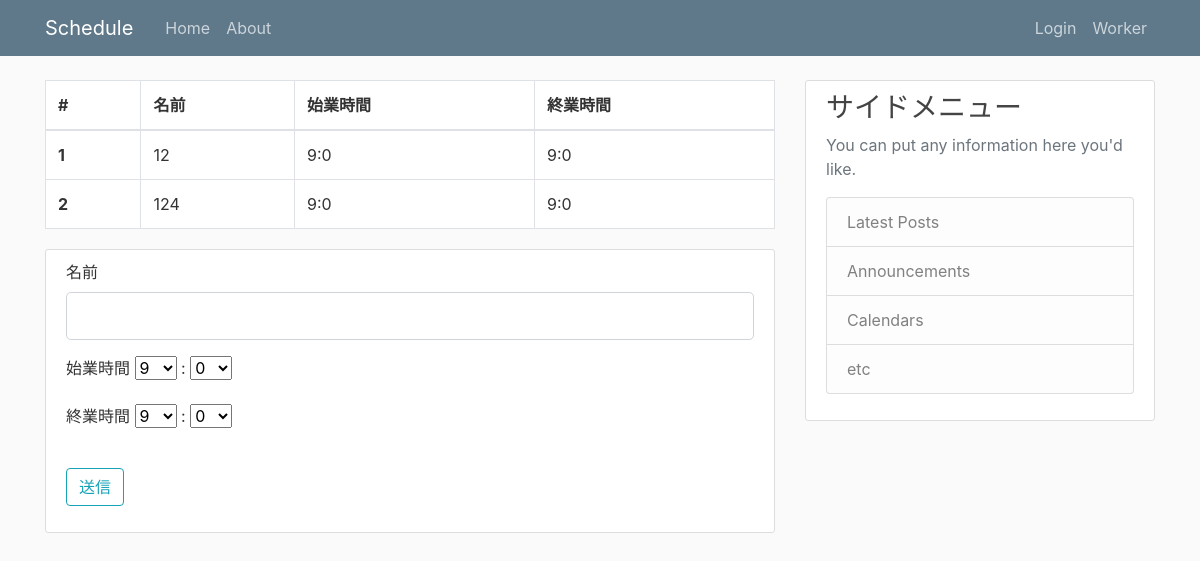
/worker, run on an earlier commit of the app's database.
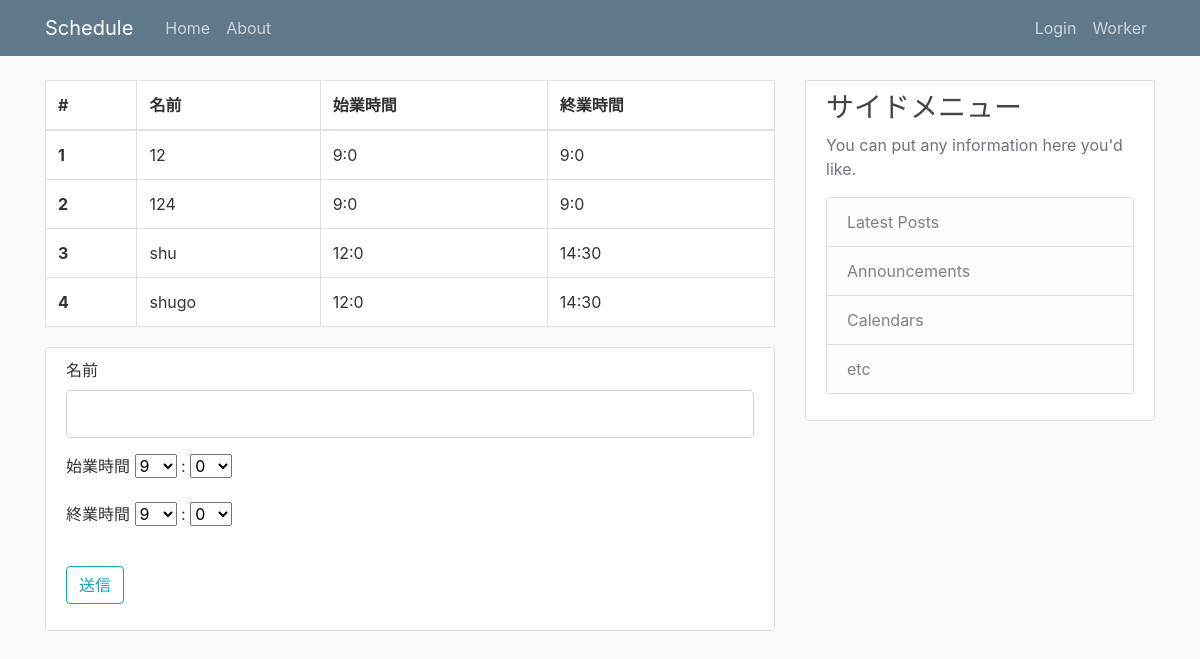
And on a later commit of the database.
### flask_schedule/models.py (models this page shows, shortened)
class Worker(db.Model):
  id = db.Column(db.Integer, primary_key=True)
  workername = db.Column(db.String(20), unique=True, nullable=False)
  starttime = db.Column(db.String(10))
  endtime = db.Column(db.String(10))
  workerweight = db.Column(db.String(3))

### flask_schedule/routes.py (the view, shortened to what this page needs)
@app.route('/worker', methods=['GET', 'POST'])
def worker():
  workers = Worker.query.all()
  form = WorkerForm()
  hour = hourlist
  minutes = minuteslist
  form.starttime_hour.choices = hourlist
  form.starttime_minutes.choices = minuteslist
  form.endtime_hour.choices = hourlist
  form.endtime_minutes.choices = minuteslist
  if request.method == "GET":
    return render_template('worker.html',form=form,workers=workers)

### flask_schedule/forms.py
class WorkerForm(FlaskForm):
  workername = StringField('名前',validators=[DataRequired(), Length(min=2, max=20)])
  starttime_hour = SelectField('始業時間',validators=[DataRequired()])
  starttime_minutes = SelectField(':',validators=[DataRequired()])
  endtime_hour = SelectField('終業時間',validators=[DataRequired()])
  endtime_minutes = SelectField(':',validators=[DataRequired()])
  submit = SubmitField('送信')

### flask_schedule/templates/worker.html (shortened to what this page needs)
{% extends "layout.html" %}
{% block content %}
  <table class="table table-bordered content-section">
    <thead>
      <tr>
        <th scope="col">#</th>
        <th scope="col">名前</th>
        <th scope="col">始業時間</th>
        <th scope="col">終業時間</th>
      </tr>
    </thead>
    <tbody>
      {% for worker in workers %}
      <tr>
        <th scope="row">{{ worker.id }}</th>
        <td>{{ worker.workername }}</td>
        <td>{{ worker.starttime }}</td>
        <td>{{ worker.endtime }}</td>
      </tr>
      {% endfor %}
    </tbody>
  </table>
  <div class="content-section">
    <form method="POST" action="">
      <div class="form-group">
        <fieldset class="form-group">
          <div class="form-group">
            {{ form.workername.label(class="form-control-label")}}
            {{ form.workername(class="form-control form-control-lg") }}
          </div>
          <div class="form-group">
            {{ form.starttime_hour.label()}}
            {{ form.starttime_hour() }}
            {{ form.starttime_minutes.label()}}
            {{ form.starttime_minutes() }}
          </div>
          <div class="form-group">
            {{ form.endtime_hour.label()}}
            {{ form.endtime_hour() }}
            {{ form.endtime_minutes.label()}}
            {{ form.endtime_minutes() }}
          </div>
        </fieldset>
      </div>
      <div class="form-group">
        {{ form.submit(class="btn btn-outline-info") }}
      </div>
    </form>
  </div>
{% endblock %}

### flask_schedule/templates/layout.html (shortened to what this page needs)
<!DOCTYPE html>
<html lang="en">
<head>
    <link rel="stylesheet" href="https://stackpath.bootstrapcdn.com/bootstrap/4.1.3/css/bootstrap.min.css">
    <link rel="stylesheet" type="text/css" href="{{ url_for('static', filename='main.css') }}">
</head>
<body>
  <header class="site-header">
    <nav class="navbar navbar-expand-md navbar-dark bg-steel fixed-top">
      <div class="container">
        <a class="navbar-brand mr-4" href="/">Schedule</a>
        <div class="collapse navbar-collapse" id="navbarToggle">
          <div class="navbar-nav mr-auto">
            <a class="nav-item nav-link" href="{{ url_for('hello') }}">Home</a>
            <a class="nav-item nav-link" href="{{ url_for('hello') }}">About</a>
          </div>
          <div class="navbar-nav">
            <a class="nav-item nav-link" href="{{ url_for('hello') }}">Login</a>
            <a class="nav-item nav-link" href="{{ url_for('worker') }}">Worker</a>
          </div>
        </div>
      </div>
    </nav>
  </header>
  <main role="main" class="container">
    <div class="row">
      <div class="col-md-8">
        {% block content %}{% endblock %}
      </div>
      <div class="col-md-4">
        <div class="content-section">
          <h3>サイドメニュー</h3>
          <p class='text-muted'>You can put any information here you'd like.
            <ul class="list-group">
              <li class="list-group-item list-group-item-light">Latest Posts</li>
              <li class="list-group-item list-group-item-light">Announcements</li>
              <li class="list-group-item list-group-item-light">Calendars</li>
              <li class="list-group-item list-group-item-light">etc</li>
            </ul>
          </p>
        </div>
      </div>
    </div>
  </main>
</body>
</html>

### flask_schedule/static/main.css (style rules this page uses)
body { background: #fafafa; color: #333333; margin-top: 5rem; }
h1, h2, h3, h4, h5, h6 { color: #444444; }
.bg-steel { background-color: #5f788a; }
.site-header .navbar-nav .nav-link { color: #cbd5db; }
.content-section { background: #ffffff; padding: 10px 20px; border: 1px solid #dddddd; border-radius: 3px; margin-bottom: 20px; }

What changed in the data, as far as the page shows it:
added Worker: id "3", workername "shu", starttime "12:0", endtime "14:30"
added Worker: id "4", workername "shugo", starttime "12:0", endtime "14:30"
